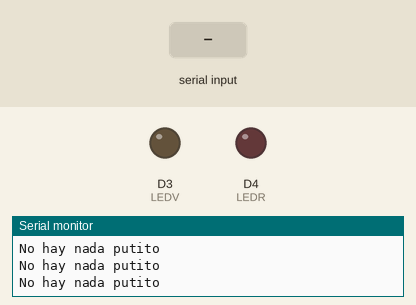
Recording of a sketch running on a simulated ESP8266 (NodeMCU). Parts: output pins drawn as LEDs (lit = HIGH), the last lines printed to the serial monitor. The inputs (shaded band) are chosen by the test bench.

Above: at 3.8 s.
3.9 s: "1" received over the second serial link
At 5.7 s:
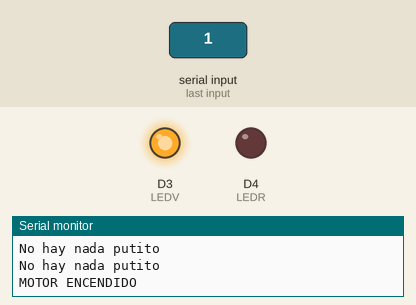
6.0 s: "2" received over the second serial link
At 7.0 s:
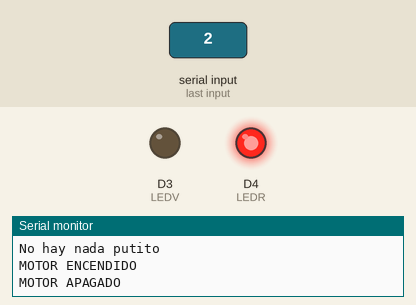
Timing chart, 0 to 9.0 s (numbered marks = the images above; inputs shaded):
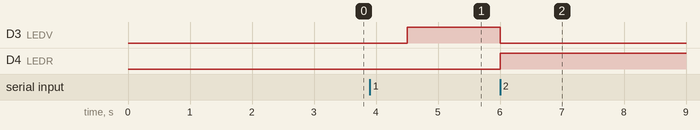

Measured:
- after the input at 3.9 s, D3 (LEDV): LOW → HIGH after 0.60 s
- after the input at 6.0 s, D3 (LEDV): HIGH → LOW at once; D4 (LEDR): LOW → HIGH at once

The sketch:

connectionBluetooth.ino
```cpp
#include <SoftwareSerial.h>
#define RX 3
#define TX 1

const int LEDR = D4;
const int LEDV = D3;
char a;

SoftwareSerial serial(RX, TX); // RX, TX

void setup() {
  Serial.begin(9600);
  pinMode(LEDR, OUTPUT);
  pinMode(LEDV, OUTPUT);

  digitalWrite(LEDR, LOW);
  digitalWrite(LEDV, LOW);

  serial.begin(9600);
  serial.println("Conectando bluetooth...");
}

void loop() { // run over and over
  if(serial.available()){
    a = serial.read();
    if(a == '1'){
      onMotor();
    }else if(a == '2'){
      offMotor();
    }
  }else{
    Serial.println("No hay nada putito");
  }
  delay(1500);


}

void onMotor(){
  digitalWrite(LEDV, HIGH);
  Serial.println("MOTOR ENCENDIDO");
  digitalWrite(LEDR, LOW);
}
void offMotor(){
  digitalWrite(LEDR, HIGH);
  Serial.println("MOTOR APAGADO");
  digitalWrite(LEDV, LOW);
}
```
